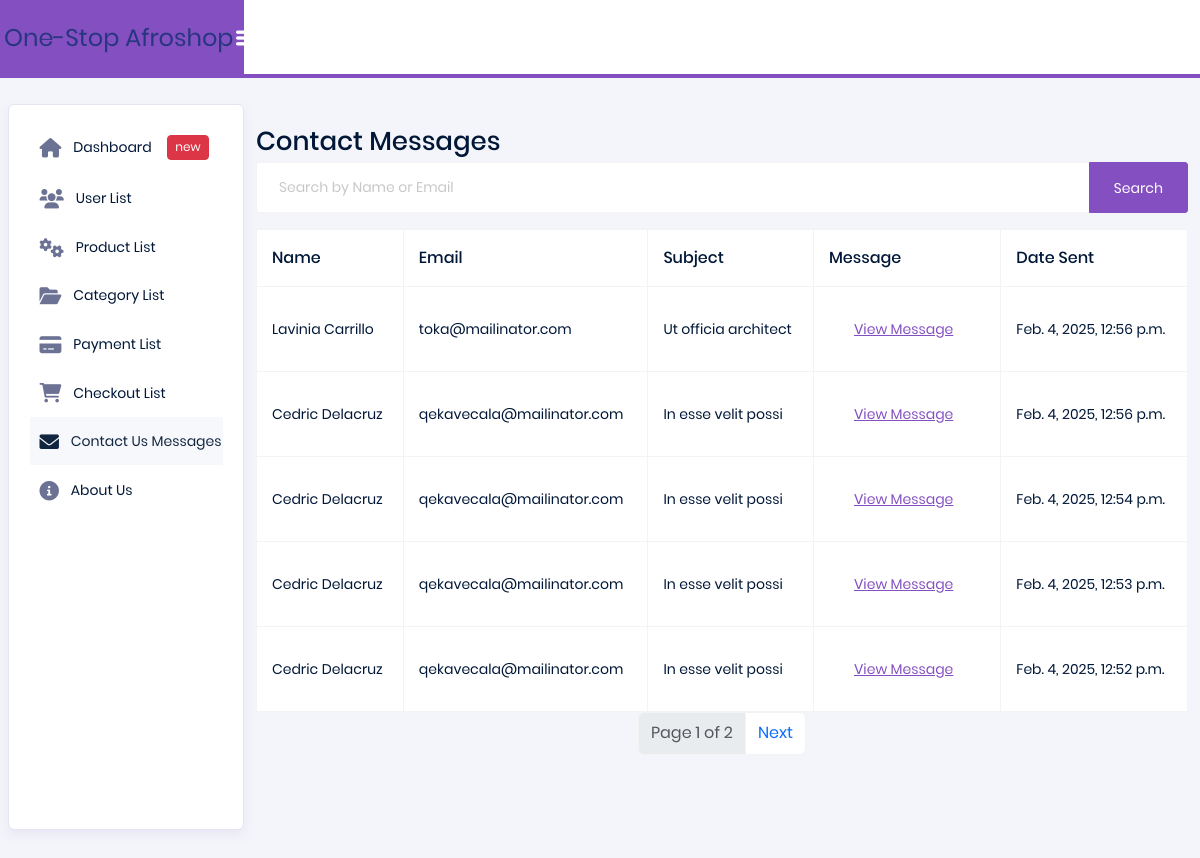
The app's page /contact_us_messages/ with its own data.
### products/models.py (models this page shows, shortened)
class ContactUs(models.Model):
    name = models.CharField(max_length=255)
    email = models.EmailField()
    subject = models.CharField(max_length=255)
    message = models.TextField()
    created_at = models.DateTimeField(auto_now_add=True)
    class Meta:
        ordering = ['-created_at']
        verbose_name = "Contact Us"
        verbose_name_plural = "Contact Us"

### admin_panel/views/messages_views.py (the view, shortened to what this page needs)
# urls.py: path('contact_us_messages/', messages_views.contact_messages_list, name='contact_us_messages'),
def contact_messages_list(request):
    search_query = request.GET.get('search', '')  # Get the search query from the URL
    contact_messages = ContactUs.objects.all().order_by('-created_at')  # Fetch all messages
    context = {
        'contact_messages': contact_messages,  # Ensure correct variable name
        'search_query': search_query,  # Pass the search term to the template
    }
    return render(request, 'pages/messages/message_list.html', context)

### admin_panel/templates/pages/messages/message_list.html (shortened to what this page needs)
{% extends 'base.html' %}
{% block content %}
<div class="container mt-4">
    <h2>Contact Messages</h2>
    <form method="GET" class="mb-3">
        <div class="input-group">
            <input type="text" name="search" class="form-control" placeholder="Search by Name or Email" value="{{ search_query }}">
            <button class="btn btn-primary" type="submit">Search</button>
        </div>
    </form>
    {% if contact_messages %}
        <div class="table-responsive">
            <table class="table table-bordered" id="contact-table">
                <thead>
                    <tr>
                        <th>Name</th>
                        <th>Email</th>
                        <th>Subject</th>
                        <th>Message</th>
                        <th>Date Sent</th>
                    </tr>
                </thead>
                <tbody id="contact-list">
                    {% for message in contact_messages %}
                        <tr class="contact-row">
                            <td>{{ message.name }}</td>
                            <td>{{ message.email }}</td>
                            <td>{{ message.subject }}</td>
                            <td>
                                <button class="btn btn-link text-primary" type="button" data-bs-toggle="collapse" data-bs-target="#collapse{{ message.id }}" aria-expanded="false" aria-controls="collapse{{ message.id }}">
                                    View Message
                                </button>
                            </td>
                            <td>{{ message.created_at }}</td>
                        </tr>
                    {% endfor %}
                </tbody>
            </table>
        </div>
    {% else %}
        <p>No contact messages found.</p>
    {% endif %}
</div>
<div class="d-flex justify-content-center">
    <nav aria-label="Page navigation">
        <ul class="pagination" id="pagination"></ul>
    </nav>
</div>
{% endblock %}

### records on screen
ContactUs: name "Lavinia Carrillo", email "toka@mailinator.com", subject "Ut officia architect", created_at "Feb. 4, 2025, 12:56 p.m."
ContactUs: name "Cedric Delacruz", email "qekavecala@mailinator.com", subject "In esse velit possi", created_at "Feb. 4, 2025, 12:56 p.m."
ContactUs: name "Cedric Delacruz", email "qekavecala@mailinator.com", subject "In esse velit possi", created_at "Feb. 4, 2025, 12:54 p.m."
ContactUs: name "Cedric Delacruz", email "qekavecala@mailinator.com", subject "In esse velit possi", created_at "Feb. 4, 2025, 12:53 p.m."
ContactUs: name "Cedric Delacruz", email "qekavecala@mailinator.com", subject "In esse velit possi", created_at "Feb. 4, 2025, 12:52 p.m."
